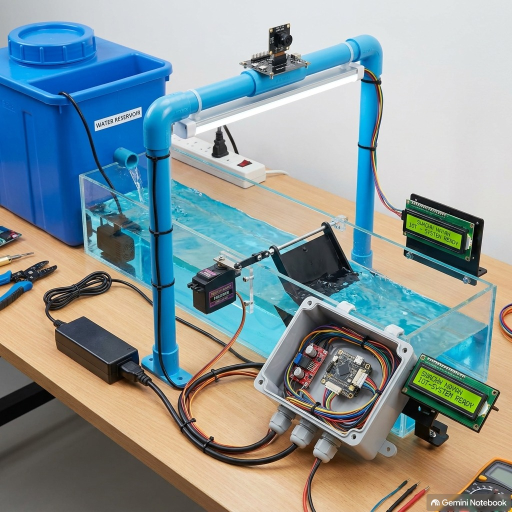
#> input picture WhatsApp Image 2026-09-17 at 4.57.52 PM.jpeg, 1024 x 1024 px, given in place of the camera (shown at 1/2 size)
$ python main_controller.py
#> lines starting #> are read from the running program, lines starting #| are printed output that depends on the picture; after the words box and inside, x2 and y2 are one past the last pixel; in counts of white or black regions, pixels touching at a corner belong together
### hardware_drivers/lcd_driver.py
"""
Swachh Nayan — 16x2 I2C LCD Display Driver
Board: Luckfox Pico (RV1103) via PCF8574 I2C Backpack (/dev/i2c-1)
"""

import time
import os
import sys

sys.path.append(os.path.dirname(os.path.dirname(os.path.abspath(__file__))))
import config


class LCD1602I2CDriver:
    def __init__(self, bus_id=config.I2C_BUS, addr=config.I2C_LCD_ADDR):
        self.bus_id = bus_id
        self.addr = addr
        self.smbus_available = False
        self.bus = None

        try:
            import smbus2
            self.bus = smbus2.SMBus(self.bus_id)
            self.smbus_available = True
            self._lcd_init()
            print(f"[LCD] 16x2 I2C LCD initialized at address 0x{self.addr:02X} on bus {self.bus_id}")
        except Exception as e:
            print(f"[LCD] I2C Hardware unavailable ({e}). Operating in terminal simulation mode.")

    def _write_byte(self, data):
        if self.smbus_available and self.bus:
            try:
                self.bus.write_byte(self.addr, data)
            except Exception as e:
                pass

    def _toggle_enable(self, bits):
        time.sleep(0.0005)
        self._write_byte(bits | 0x04) # Enable High
        time.sleep(0.0005)
        self._write_byte(bits & ~0x04) # Enable Low
        time.sleep(0.0005)

    def _send_nibble(self, bits, mode):
        # mode: 0 for command, 1 for data
        data_bits = mode | (bits & 0xF0) | 0x08 # Backlight ON (0x08)
        self._write_byte(data_bits)
        self._toggle_enable(data_bits)

    def _send_byte(self, bits, mode):
        self._send_nibble(bits & 0xF0, mode)
        self._send_nibble((bits << 4) & 0xF0, mode)

    def _lcd_init(self):
        self._send_nibble(0x30, 0)
        self._send_nibble(0x30, 0)
        self._send_nibble(0x30, 0)
        self._send_nibble(0x20, 0) # 4-bit mode

        self._send_byte(0x28, 0) # 2 lines, 5x8 font
        self._send_byte(0x0C, 0) # Display ON, Cursor OFF
        self._send_byte(0x06, 0) # Entry mode: increment
        self.clear()

    def clear(self):
        self._send_byte(0x01, 0)
#> (the call stopped at in _init_rknn, `self.rknn_lite = RKNNLite()`: rknnlite is not available in this run)
        time.sleep(0.002)

    def display_line(self, line, text):
        """Display text on line 1 or line 2 (max 16 chars)."""
#> called with line = 1, text = 'TRASH CT: 0000'
        text = text.ljust(16)[:16]
        line_addr = 0x80 if line == 1 else 0xC0

        if self.smbus_available:
            self._send_byte(line_addr, 0)
            for char in text:
                self._send_byte(ord(char), 1)
        else:
            print(f"[LCD Line {line}]: |{text}|")

    def update_status(self, trash_count, status_str="SYSTEM READY"):
        """Convenience method to format live system status."""
        self.display_line(1, f"TRASH CT: {trash_count:04d}")
        self.display_line(2, status_str)
#> in run_main_loop, frame is the input picture: shape (1024, 1024, 3); mean B, G, R 152.5, 150.5, 135.9


# [5 lines that do not run on import are left out]

### ai_inference/opencv_detector.py
"""
Swachh Nayan — OpenCV Computer Vision Fallback & Plastic Detection Engine
Features:
1. HSV Color Segmentation & Contour Geometry Analysis (Plastic bottles, wrappers, leaves).
2. Trigger Zone Evaluation: Determines if detected waste is inside the active scoop zone.
"""

import cv2
import numpy as np
import os
import sys

sys.path.append(os.path.dirname(os.path.dirname(os.path.abspath(__file__))))
import config


class OpenCVWasteDetector:
    def __init__(self, min_contour_area=1200):
        self.min_contour_area = min_contour_area

    def detect_waste(self, frame):
        """
        Processes frame and returns:
        - annotated_frame (cv2 image with drawn bounding boxes & trigger zone)
        - detections (list of dicts with 'class', 'bbox', 'confidence', 'in_trigger_zone')
        """
        h, w, _ = frame.shape
        annotated_frame = frame.copy()
        detections = []

        # Convert to HSV for robust color segmentation under LED bar
        hsv = cv2.cvtColor(frame, cv2.COLOR_BGR2HSV)
#> hsv: shape (1024, 1024, 3); mean H, S, V 64.2, 90.1, 174

        # Mask for white/transparent plastic reflections & colored plastic debris
        # Mask 1: Bright plastic/white bottle reflection
        lower_white = np.array([0, 0, 180])
        upper_white = np.array([180, 60, 255])
        mask1 = cv2.inRange(hsv, lower_white, upper_white)
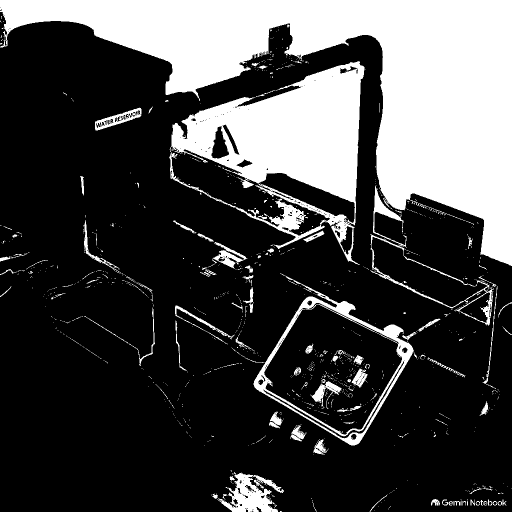
#> mask1: shape (1024, 1024) (shown at 1/2 size); 27.9% white; 1183 white regions (1064 under 20 px), largest, box (x1, y1, x2, y2) and area: (0, 0, 1024, 532) 188444, (338, 122, 729, 530) 67100, (507, 546, 834, 891) 10168

        # Mask 2: Colored plastic bottles (Blues/Greens/Red)
        lower_color = np.array([80, 50, 50])
        upper_color = np.array([140, 255, 255])
        mask2 = cv2.inRange(hsv, lower_color, upper_color)
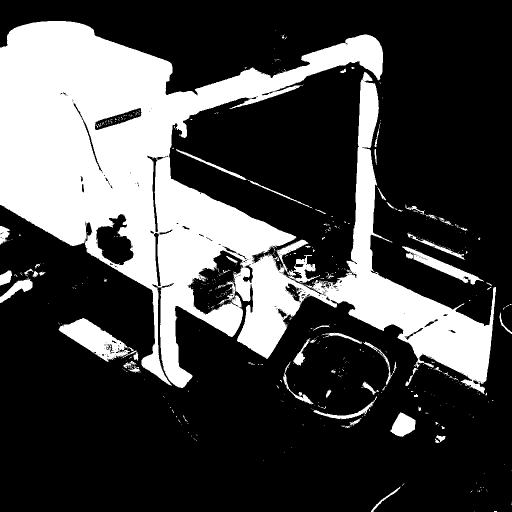
#> mask2: shape (1024, 1024) (shown at 1/2 size); 27.7% white; 566 white regions (507 under 20 px), largest, box (x1, y1, x2, y2) and area: (0, 42, 992, 788) 269402, (117, 636, 268, 724) 5502, (804, 493, 968, 569) 2683

        combined_mask = cv2.bitwise_or(mask1, mask2)
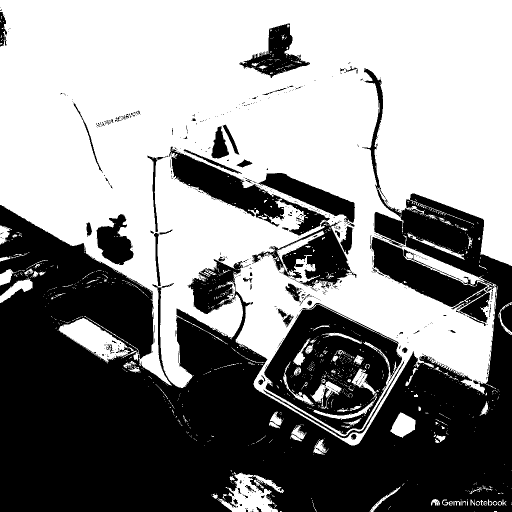
#> combined_mask: shape (1024, 1024) (shown at 1/2 size); 55.2% white; 742 black regions (671 under 20 px), largest, box (x1, y1, x2, y2) and area: (0, 136, 1024, 1024) 376772, (528, 606, 804, 869) 37746, (338, 293, 660, 471) 14145

        # Morphological noise removal
        kernel = cv2.getStructuringElement(cv2.MORPH_RECT, (5, 5))
        combined_mask = cv2.morphologyEx(combined_mask, cv2.MORPH_OPEN, kernel)
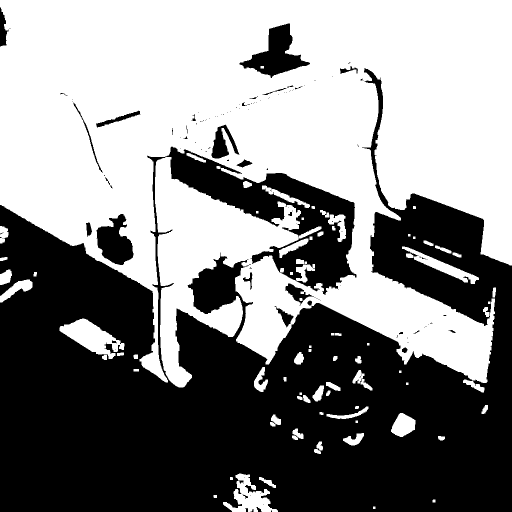
#> combined_mask: shape (1024, 1024) (shown at 1/2 size); 52.6% white; 130 black regions (99 under 20 px), largest, box (x1, y1, x2, y2) and area: (0, 136, 1024, 1024) 478807, (479, 47, 620, 156) 6327, (193, 428, 267, 530) 4593
        combined_mask = cv2.morphologyEx(combined_mask, cv2.MORPH_CLOSE, kernel)
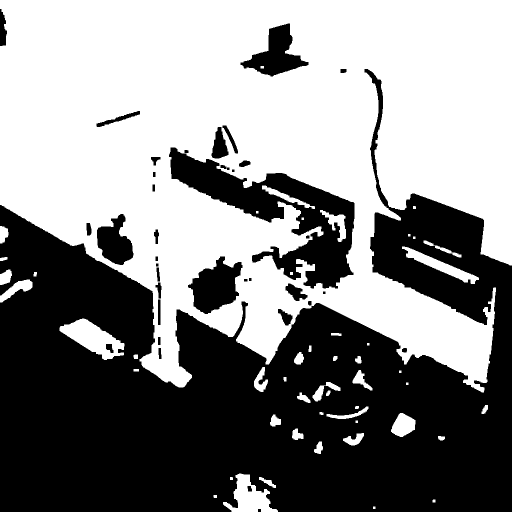
#> combined_mask: shape (1024, 1024) (shown at 1/2 size); 53.2% white; 38 black regions

        # Find contours of floating waste
        contours, _ = cv2.findContours(combined_mask, cv2.RETR_EXTERNAL, cv2.CHAIN_APPROX_SIMPLE)
#> contours = 45 contours, 7 with area under 20; largest, box (x1, y1, x2, y2) and area: (0, 0, 1024, 785) 591523, (119, 637, 249, 720) 5172, (446, 947, 556, 1024) 3956, (804, 493, 958, 568) 2566, (782, 826, 831, 874) 1520

        # Calculate absolute pixel coordinates for trigger zone
        tz_x1 = int(config.TRIGGER_ZONE["xmin"] * w)
#> (the rest of the program and of its run is left out)
